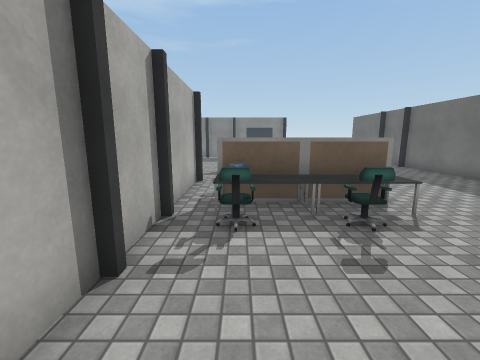
view 1 (above)

14 first-person views from a walk through a Unity game level. The camera is 1.5 m above the floor, tilts 10° down and sees 90° across. The floor is counted in squares, 1 m on a side. Each view is taken from the middle of a square. On the plan, view 1 faces up. The plan holds only what a view shows up to about 13 squares ahead; the rest is blank. Some animated figures are not drawn. Some surface patterns are stand-ins.

view 2
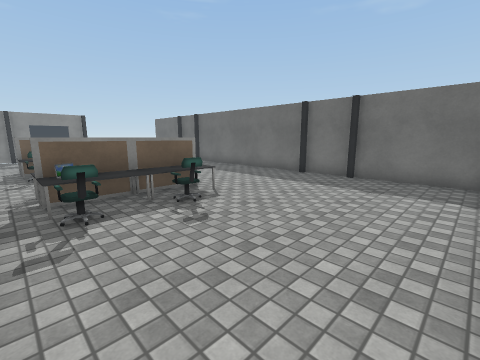

view 3
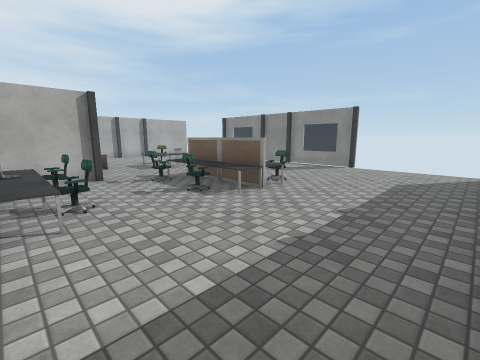

view 4
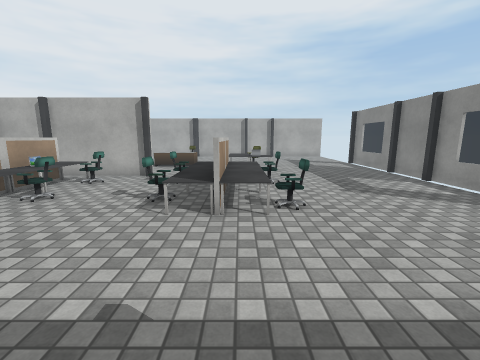

view 5
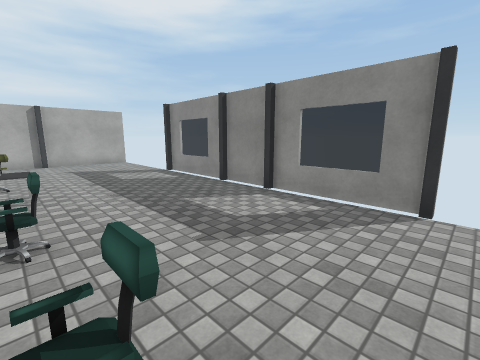

view 6
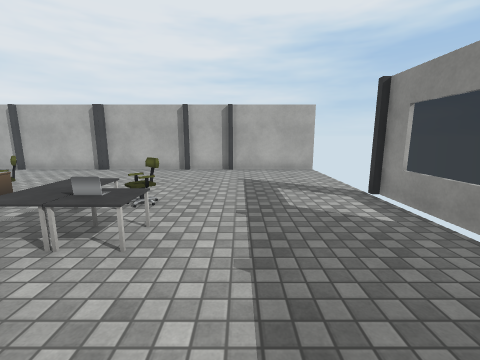

view 7
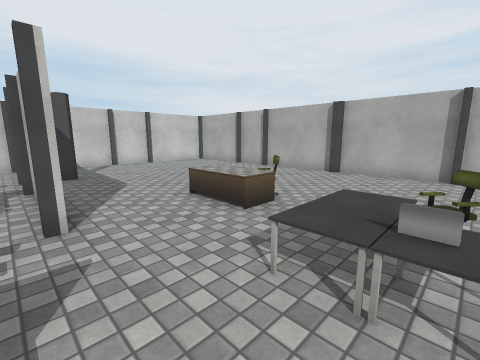

view 8
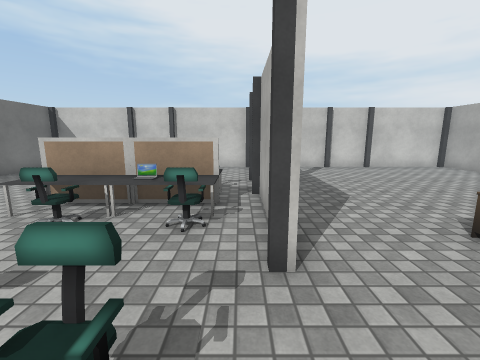

view 9
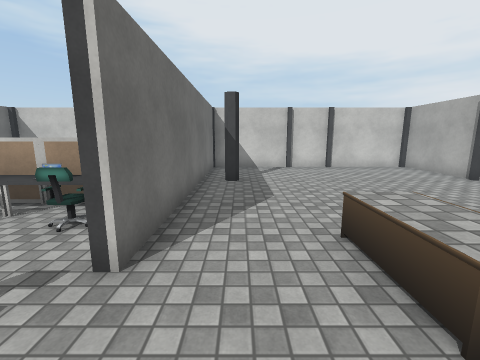

view 10
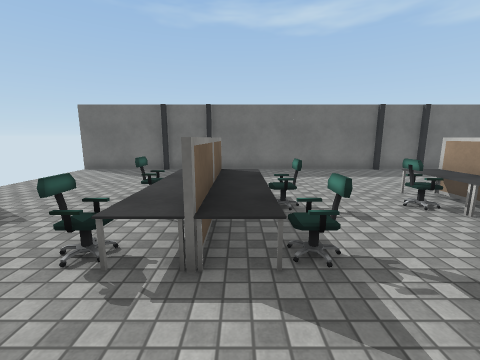

view 11
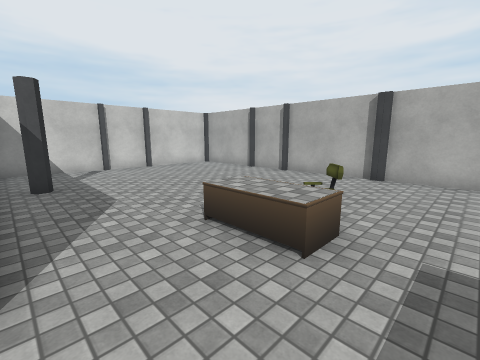

view 12
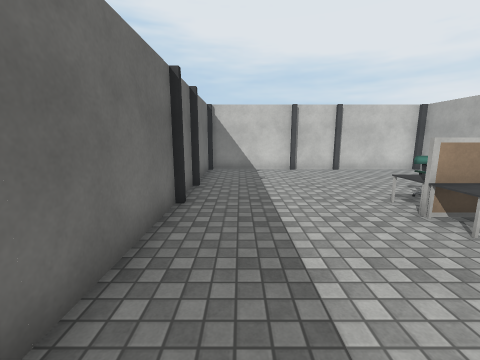

view 13
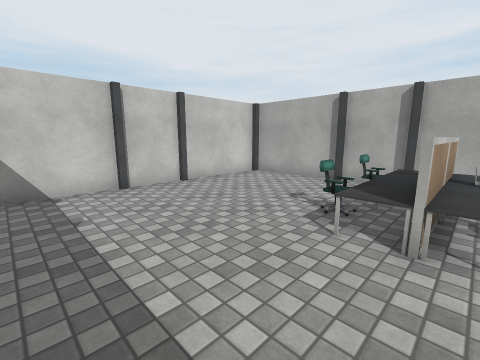

view 14
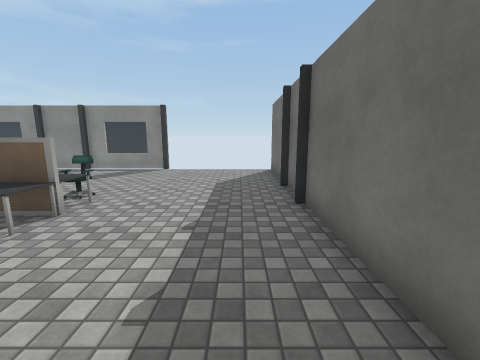

### Floor plan
Points are (right, up) in squares from view 1. A wall is a line through its corners. A room is listed if a view was taken in it or the views show most of it. See-through windows are left out.
Room 1 (views 1, 2, 3, 4, 5, 6, 7, 8, 9, 10, 11, 12, 13, 14)
walls: (-1.5, 8.4) (-1.5, 4.6); (-1.5, 4.5) (-1.5, -1.3) (-1.2, -1.3); (-0.6, 18.8) (-2.5, 18.8); (-2.8, 18.8) (-6.4, 18.8); (8.5, 12.5) (8.5, 14.5); (-11.3, 8.8) (-11.3, 8.2); (-1.5, -1.5) (2.4, -1.5); (-11.5, 8.2) (-11.5, 4.6); (3.4, 18.8) (-0.4, 18.8); (8.5, 14.6) (8.5, 18.5); (2.5, -1.5) (4.4, -1.5); (-5.5, -1.5) (-1.6, -1.5) (-1.6, 8.5) (-1.3, 8.5); (-11.5, 4.4) (-11.5, 2.6); (8.5, 2.5) (8.5, 12.4); (-11.5, 14.5) (-11.5, 8.6); (4.5, -1.5) (8.5, -1.5) (8.5, 2.4); (-7.5, -1.5) (-5.6, -1.5); (-11.5, 2.2) (-11.5, -1.5) (-7.8, -1.5); (-11.5, 18.6) (-11.5, 14.6)
low walls: (3.1, 13.4) (2.5, 13.4) (2.5, 12.9); (3, 13.5) (3.1, 12.8) (2.5, 12.8) (2.5, 13.5)
objects: other object (-6, 9); other object (-6, 13); desk (-5, 8) to (-5, 9); table (-5, 12) to (-3, 12); laptop (-4, 13) to (-3, 13); other object (-1, 5) to (0, 6); other object (0, 4); other object (0, 5); other object (0, 7); other object (0, 10); other object (0, 11) to (1, 12); other object (0, 13); other object (1, 5) to (3, 6); laptop (1, 6); other object (2, 4); other object (2, 7); other object (2, 10); other object (2, 11) to (3, 12)

Where each view was taken, in squares from view 1:
view 1: 0 up, 0 right, facing up
view 2: 1 down, 1 left, facing up-right
view 3: 6 up, 8 right, facing up-left
view 4: 12 up, 8 right, facing left
view 5: 13 up, 4 right, facing up-left
view 6: 15 up, 0 right, facing left
view 7: 13 up, 1 left, facing down-left
view 8: 11 up, 1 left, facing down
view 9: 11 up, 3 left, facing down
view 10: 11 up, 3 left, facing right
view 11: 11 up, 2 left, facing down-left
view 12: 10 up, 7 right, facing down
view 13: 6 up, 7 right, facing down-left
view 14: 7 up, 7 right, facing up
